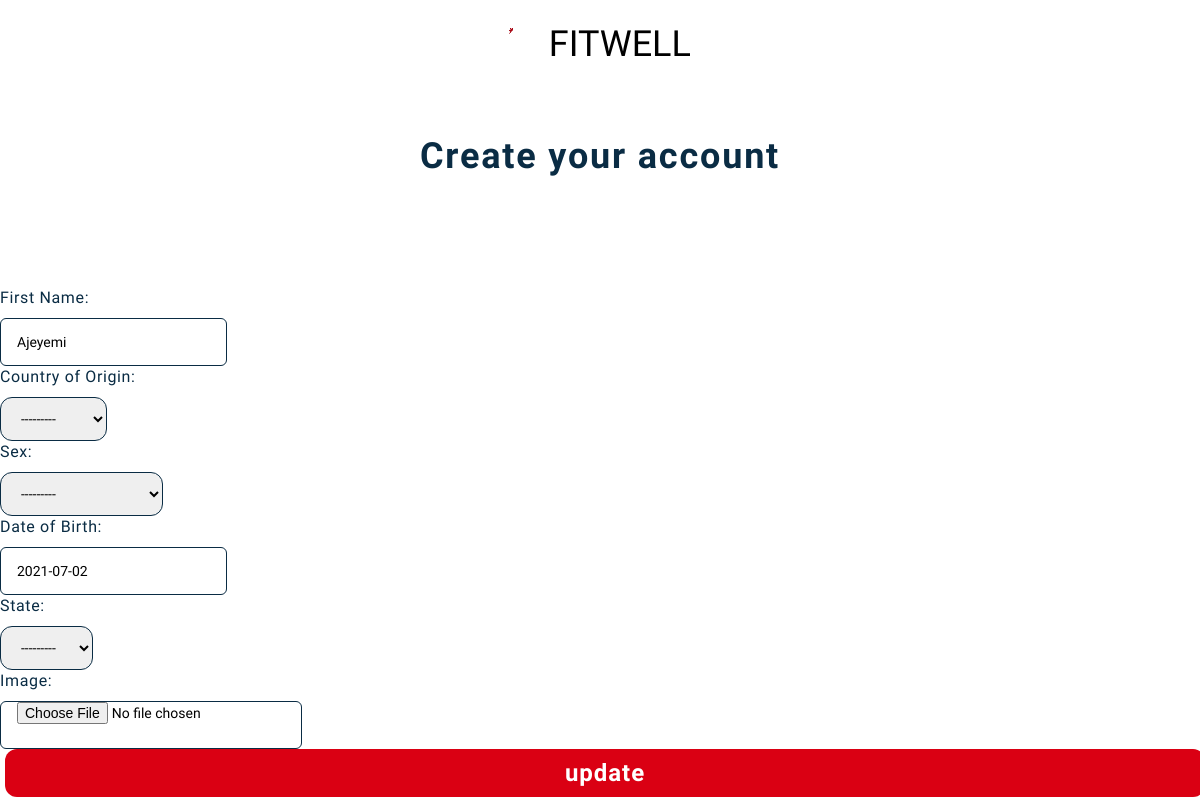
The app's page /profile/update/1, older data.
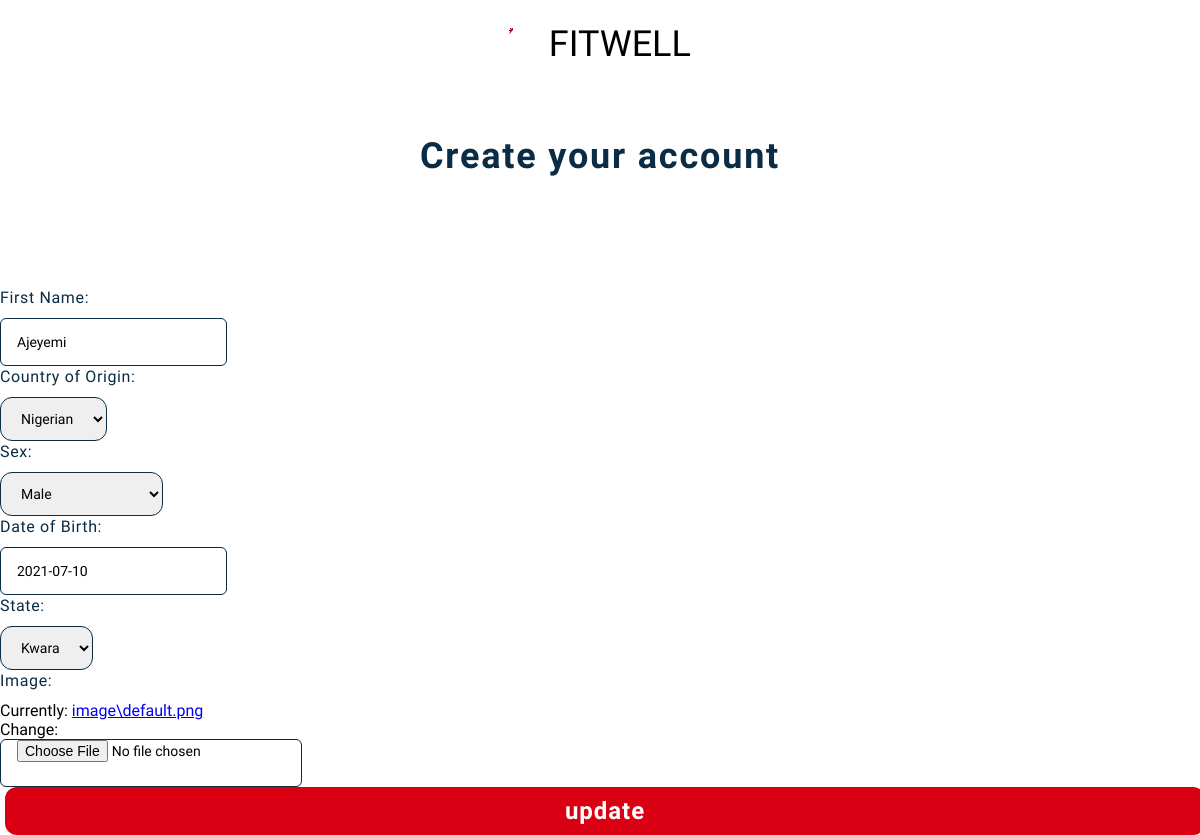
The same page, newer data.
### fitwellNG_app/models.py (models this page shows, shortened)
class User(AbstractUser):
    countries = [
        ('NIG', 'Nigerian'),
    ]
    states = [
        ('KW', 'Kwara')
    ]
    username = None
    first_name = models.CharField('First Name', max_length=64)
    last_name = models.CharField('Last Name', max_length=64)
    email = models.EmailField('Email', unique=True)
    dob = models.DateField('Date of Birth', null=True)
    sex = models.CharField('Sex', choices=[
        ('M', 'Male'),
        ('F', 'Female'),
        ('O', 'Prefer Not To Say')
    ], max_length=50)
    nationality = models.CharField('Country of Origin', choices=countries, max_length=50)
    state = models.CharField(choices=states, max_length=50)
    weight = models.DecimalField('Weight', help_text='Enter your weight in kg', max_digits=5, decimal_places=2)
    height = models.DecimalField('Height', help_text='Enter your height in cm', max_digits=5, decimal_places=2)
    security = models.TextField('Security question', )
    security_answer = models.CharField('Answer', max_length=50)
    image = models.ImageField('Image', null=True, upload_to=get_image_path, default='image\default.png')
    phone_no = models.CharField(max_length=14, null=True)
    USERNAME_FIELD = 'email'
    REQUIRED_FIELDS = ['phone_no', 'height', 'weight']
    objects = UserManager()

### fitwellNG_app/views.py (the view)
# urls.py: path('profile/update/<int:pk>', views.update_user.as_view(), name='update-user')
class update_user(UpdateView):
    model = User
    fields = ['first_name', 'nationality', 'sex', 'dob', 'state', 'image']
    success_url = '/'
    template_name = "update.html"

### fitwellNG_app/templates/update.html (shortened to what this page needs)
<!DOCTYPE html>
{% load static %}
<html lang="en">
<head>
     <link rel="stylesheet" href="{% static '/css/style2.css' %}">
    <link rel="stylesheet" href="{% static '/css/base.css' %}">
    <link rel="stylesheet" href="{% static '/css/sign-up.css' %}">
</head>
<body>
    <section>
        <div class="container">
            <div class="main">
                <div class="logo">
                    <a href="{% url 'home' %}">
                       <img src="{% static '/images/logo.svg' %}">
                    </a>
                    <span>FITWELL</span>
                </div>
                <p class="blue-text">Create your account</p>
                <br><br>
                <form action="" id="msform"  method="post">
                    {{ form }}
                    <div>
                        <button type="submit"  class="btn">update</button>
                    </div>
                </form>
            </div>
        </div>
    </section>
</body>
</html>

### fitwellNG_app/static/css/style2.css (style rules this page uses)
::placeholder { color: #c4c4c4; text-transform: none; font-size: 20px; }
input { border: 1px solid #0A2C44; }

### fitwellNG_app/static/css/base.css (style rules this page uses)
* { padding: 0; font-family: Sarabun; margin: 0; }
html, body { min-height: 100vh; font-family: Sarabun; }
.logo { display: flex; font-family: NTR; font-size: 36px; font-style: normal; font-weight: 400; line-height: 76px; letter-spacing: 0em; text-align: left; justify-content: center; align-items: center; }
.logo img { height: 62.025848388671875px; width: 40.18603515625px; }
.btn { margin: 0 5px; border-radius: 12px; background-color: #da0013; color: white; border: 0; cursor: pointer; min-width: 100%; min-height: 64px; font-size: 24px; font-style: normal; font-weight: 600; line-height: 31px; letter-spacing: 0.04em; outline: none; }
input, select { padding: 0 16px; min-height: 44px; min-width: 64px; border-radius: 12px; border: 1px solid #0a2c44; font-size: 14px; outline: none; }
label { font-family: Sarabun; font-size: 20px; font-style: normal; font-weight: 500; line-height: 26px; letter-spacing: 0.04em; text-align: left; margin-bottom: 10px; }
input, label { display: block; }

### fitwellNG_app/static/css/sign-up.css (style rules this page uses)
*, *::after, *::before { margin: 0; padding: 0; box-sizing: border-box; font-family: Sarabun; }
.main { height: 100vh; width: 100%; }
.logo { display: flex; font-family: NTR; font-size: 36px; font-style: normal; font-weight: 400; line-height: 76px; letter-spacing: 0em; text-align: left; justify-content: center; align-items: center; }
.logo img { width: 10%; }
.blue-text { color: #0a2c44; font-size: 36px; font-style: normal; font-weight: 700; line-height: 47px; letter-spacing: 0.05em; text-align: center; margin: 45px 0 69px 0; }
input { border: 1px solid #0a2c44 !important; border-radius: 6px !important; }
label { font-family: Sarabun; font-style: normal; font-weight: 500; font-size: 16px !important; line-height: 21px; letter-spacing: 0.04em; color: #0a2c44 !important; }
.btn { min-height: 48px !important; }
input { min-height: 48px !important; }
input[type='text'], input[type='number'], input[type='password'], input[type='email'] { min-height: 48px !important; }

Row changes from the older to the newer data that the page shows:
changed User "Ajeyemi": nationality "---------" → "Nigerian"; sex "---------" → "Male"; dob "2021-07-02" → "2021-07-10"; state "---------" → "Kwara"
Text that changed along with them:
text no longer shown: "First Name: Country of Origin: Sex: Date of Birth: State: Image:"
text now shown: "First Name: Country of Origin: Sex: Date of Birth: State: Image: Currently: image\\default.png Change:"
